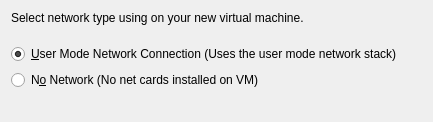
     <widget class="QWidget" name="Network_Page">
      <layout class="QGridLayout" name="gridLayout_8">
       <item row="0" column="0">
        <widget class="QLabel" name="Label_Network_Type">
         <property name="text">
          <string>Select network type using on your new virtual machine.</string>
         </property>
        </widget>
       </item>
       <item row="1" column="0">
        <spacer name="verticalSpacer_3">
         <property name="orientation">
          <enum>Qt::Vertical</enum>
         </property>
         <property name="sizeType">
          <enum>QSizePolicy::Fixed</enum>
         </property>
         <property name="sizeHint" stdset="0">
          <size>
           <width>20</width>
           <height>13</height>
          </size>
         </property>
        </spacer>
       </item>
       <item row="2" column="0">
        <widget class="QRadioButton" name="RB_User_Mode_Network">
         <property name="text">
          <string>&amp;User Mode Network Connection (Uses the user mode network stack)</string>
         </property>
         <property name="checked">
          <bool>true</bool>
         </property>
        </widget>
       </item>
       <item row="3" column="0">
        <widget class="QRadioButton" name="RB_No_Network">
         <property name="text">
          <string>N&amp;o Network (No net cards installed on VM)</string>
         </property>
        </widget>
       </item>
       <item row="4" column="0">
        <spacer name="s11">
         <property name="orientation">
          <enum>Qt::Vertical</enum>
         </property>
         <property name="sizeHint" stdset="0">
          <size>
           <width>411</width>
           <height>21</height>
          </size>
         </property>
        </spacer>
       </item>
      </layout>
     </widget>
